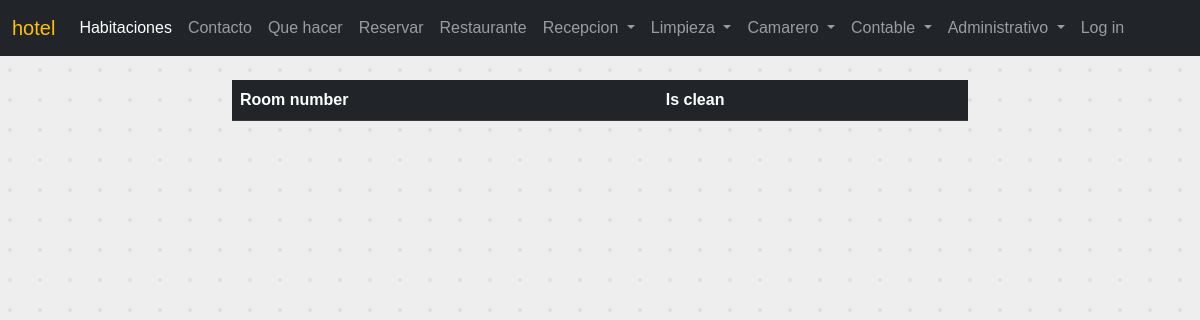
Page /cleaner on the earlier database version.
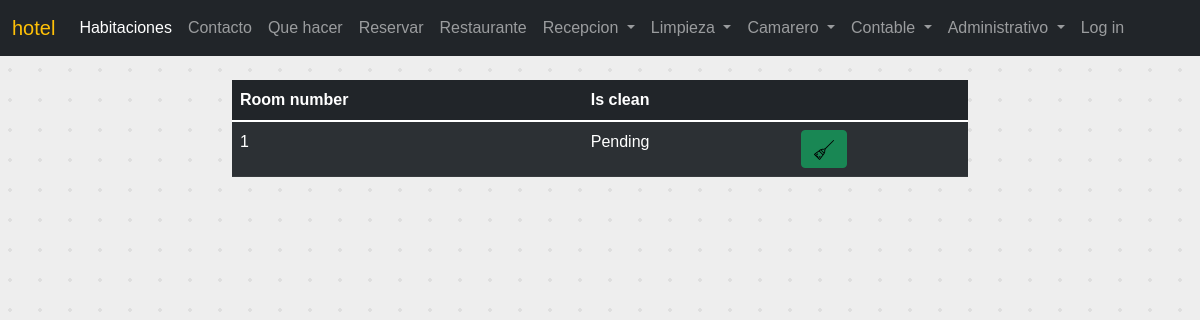
Same page on the later database version.
### Reception/models.py (models this page shows, shortened)
class Room(models.Model):
    room_type = models.ForeignKey(RoomType, on_delete=models.CASCADE, null=True)
    room_number = models.CharField(max_length=50)
    is_clean = models.BooleanField(default=False)

### Cleaning/views.py (the view)
# urls.py: path('cleaner', cleaner_page, name='cleaner_page'),
def cleaner_page(request):
    rooms = Room.objects.all()
    return render(request, 'Cleaner/cleaner_page.html', {'rooms': rooms})

### templates/Cleaner/cleaner_page.html (shortened to what this page needs)
{% extends "base.html" %}
{% load static %}
{% block content %}
<div class="container">
    <div class="row justify-content-center mt-4">
        <div class="col-md-8">
            <table class="table table-striped table-dark">
                <thead class="thead-dark">
                <tr>
                    <th scope="col">Room number</th>
                    <th scope="col">Is clean</th>
                    <th scope="col"></th>
                </tr>
                </thead>
                <tbody>
                {% for room in rooms %}
                <tr>
                    <td>{{ room.room_number }}</td>
                    <td>
                        {% if room.is_clean %}
                        Clean
                        {% else %}
                        Pending
                        {% endif %}
                    </td>
                    <td>
                        <div class="float-right">
                            <button type="button" class="btn btn-success" data-bs-toggle="modal"
                                    data-bs-target="#Pop-up-{{ room.room_number }}">
                                <img src="{% static 'img/broom.svg' %}" alt="Your Image"
                                     style="width: 20px; height: 20px;">
                            </button>
                        </div>
                    </td>
                </tr>
                {% endfor %}
                </tbody>
            </table>
        </div>
    </div>
</div>
{% endblock %}

### templates/base.html (shortened to what this page needs)
{% load static %}
<!DOCTYPE html>
<html lang="en">
<head>
    <link rel="stylesheet" href="{% static 'css/bootstrap.min.css' %}">
    <link rel="stylesheet" href="{% static 'css/style.css' %}">
    <link rel="stylesheet" href="https://cdn.jsdelivr.net/npm/bootstrap-icons@1.3.0/font/bootstrap-icons.css">
</head>
<body class="">
<nav class="navbar navbar-expand-lg navbar-dark bg-dark">
    <div class="container-fluid">
        <a class="navbar-brand" href="#">
            <span class="text-warning">hotel</span>
        </a>
        <div class="collapse navbar-collapse" id="menu">
            <ul class="navbar-nav me-auto">
                <li class="nav-item">
                    <a class="nav-link active" href="{% url 'rooms_view' %}">Habitaciones</a>
                </li>
                <li class="nav-item">
                    <a class="nav-link" href="#">Contacto</a>
                </li>
                <li class="nav-item">
                    <a class="nav-link" href="#">Que hacer</a>
                </li>
                <li class="nav-item">
                    <a class="nav-link" href="#">Reservar</a>
                </li>
                <li class="nav-item">
                    <a class="nav-link" href="#">Restaurante</a>
                </li>
                <li class="nav-item dropdown">
                    <a class="nav-link dropdown-toggle" href="#" id="navbarRecepcio" role="button"
                       data-bs-toggle="dropdown" aria-expanded="false">
                        Recepcion
                    </a>
                </li>
                <li class="nav-item dropdown">
                    <a class="nav-link dropdown-toggle" href="#" id="navbarLimpieza" role="button"
                       data-bs-toggle="dropdown" aria-expanded="false">
                        Limpieza
                    </a>
                </li>
                <li class="nav-item dropdown">
                    <a class="nav-link dropdown-toggle" href="#" id="navbarCamarero" role="button"
                       data-bs-toggle="dropdown" aria-expanded="false">
                        Camarero
                    </a>
                </li>
                <li class="nav-item dropdown">
                    <a class="nav-link dropdown-toggle" href="#" id="navbarContable" role="button"
                       data-bs-toggle="dropdown" aria-expanded="false">
                        Contable
                    </a>
                </li>
                <li class="nav-item dropdown">
                    <a class="nav-link dropdown-toggle" href="#" id="navbarAdministratiu" role="button"
                       data-bs-toggle="dropdown" aria-expanded="false">
                        Administrativo
                    </a>
                </li>
                <li class="nav-item ">
                    {% if user.is_authenticated %}
                        <form action="{% url 'logout' %}" method="post">
                            {% csrf_token %}
                            <button type="submit" class="nav-link bg-dark border-0">Log Out</button>
                        </form>
                    {% else %}
                        <a class="nav-link" href="{% url 'login' %}" id="navbarLogout" role="button"
                           aria-expanded="false">
                            Log in
                        </a>
                    {% endif %}
                </li>
            </ul>
        </div>
    </div>
</nav>
<main class="overflow-auto">
    {% block content %} {% endblock %}
</main>
</body>
</html>

### static/css/style.css (style rules this page uses)
body { font-family: sans-serif; width: 100%; height: 100%; background-color: #eee; background-image: radial-gradient(rgba(155, 155, 155, 0.18) 2px, transparent 0); background-size: 30px 30px; background-position: -5px -5px }

Differences in the rows shown:
added Room: room_number "1", is_clean "Pending"
